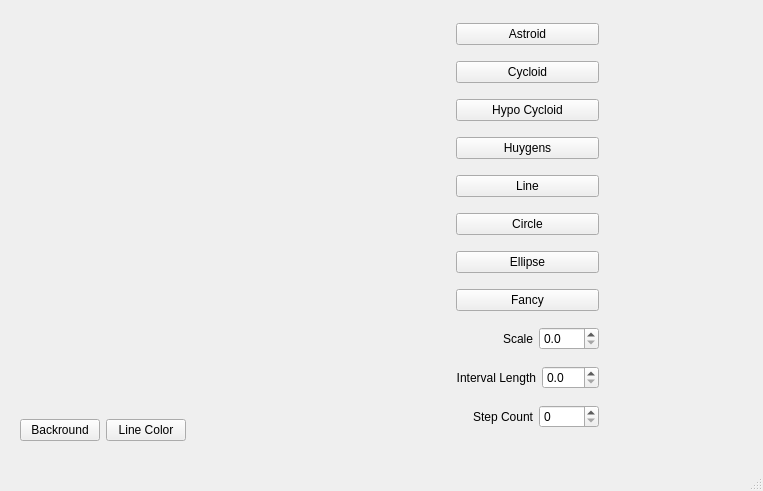
<?xml version="1.0" encoding="UTF-8"?>
<ui version="4.0">
 <class>MainWindow</class>
 <widget class="QMainWindow" name="MainWindow">
  <property name="geometry">
   <rect>
    <x>0</x>
    <y>0</y>
    <width>763</width>
    <height>491</height>
   </rect>
  </property>
  <property name="windowTitle">
   <string>MainWindow</string>
  </property>
  <widget class="QWidget" name="centralwidget">
   <widget class="QWidget" name="layoutWidget">
    <property name="geometry">
     <rect>
      <x>20</x>
      <y>10</y>
      <width>579</width>
      <height>435</height>
     </rect>
    </property>
    <layout class="QGridLayout" name="gridLayout">
     <item row="0" column="0">
      <layout class="QVBoxLayout" name="verticalLayout_2">
       <item>
        <widget class="RenderArea" name="renderArea" native="true">
         <property name="minimumSize">
          <size>
           <width>400</width>
           <height>400</height>
          </size>
         </property>
        </widget>
       </item>
       <item>
        <layout class="QHBoxLayout" name="horizontalLayout_4">
         <item>
          <widget class="QPushButton" name="btnBackground">
           <property name="text">
            <string>Backround</string>
           </property>
          </widget>
         </item>
         <item>
          <widget class="QPushButton" name="btnLineColor">
           <property name="text">
            <string>Line Color</string>
           </property>
          </widget>
         </item>
         <item>
          <spacer name="horizontalSpacer">
           <property name="orientation">
            <enum>Qt::Horizontal</enum>
           </property>
           <property name="sizeHint" stdset="0">
            <size>
             <width>88</width>
             <height>20</height>
            </size>
           </property>
          </spacer>
         </item>
        </layout>
       </item>
      </layout>
     </item>
     <item row="0" column="1">
      <layout class="QVBoxLayout" name="verticalLayout">
       <item>
        <widget class="QPushButton" name="btnAstroid">
         <property name="text">
          <string>Astroid</string>
         </property>
        </widget>
       </item>
       <item>
        <widget class="QPushButton" name="btnCycloid">
         <property name="text">
          <string>Cycloid</string>
         </property>
        </widget>
       </item>
       <item>
        <widget class="QPushButton" name="btnHypo">
         <property name="text">
          <string>Hypo Cycloid</string>
         </property>
        </widget>
       </item>
       <item>
        <widget class="QPushButton" name="btnHuygens">
         <property name="text">
          <string>Huygens</string>
         </property>
        </widget>
       </item>
       <item>
        <widget class="QPushButton" name="btnLine">
         <property name="text">
          <string>Line</string>
         </property>
        </widget>
       </item>
       <item>
        <widget class="QPushButton" name="btnCircle">
         <property name="text">
          <string>Circle</string>
         </property>
        </widget>
       </item>
       <item>
        <widget class="QPushButton" name="btnEllipse">
         <property name="text">
          <string>Ellipse</string>
         </property>
        </widget>
       </item>
       <item>
        <widget class="QPushButton" name="btnFancy">
         <property name="text">
          <string>Fancy</string>
         </property>
        </widget>
       </item>
       <item>
        <layout class="QHBoxLayout" name="horizontalLayout_3">
         <item>
          <widget class="QLabel" name="label">
           <property name="text">
            <string>Scale</string>
           </property>
           <property name="alignment">
            <set>Qt::AlignRight|Qt::AlignTrailing|Qt::AlignVCenter</set>
           </property>
          </widget>
         </item>
         <item>
          <widget class="QDoubleSpinBox" name="spinScale">
           <property name="maximumSize">
            <size>
             <width>60</width>
             <height>16777215</height>
            </size>
           </property>
           <property name="decimals">
            <number>1</number>
           </property>
           <property name="maximum">
            <double>150.000000000000000</double>
           </property>
           <property name="singleStep">
            <double>0.100000000000000</double>
           </property>
           <property name="value">
            <double>0.000000000000000</double>
           </property>
          </widget>
         </item>
        </layout>
       </item>
       <item>
        <layout class="QHBoxLayout" name="horizontalLayout">
         <item>
          <widget class="QLabel" name="label_3">
           <property name="text">
            <string>Interval Length</string>
           </property>
           <property name="alignment">
            <set>Qt::AlignRight|Qt::AlignTrailing|Qt::AlignVCenter</set>
           </property>
          </widget>
         </item>
         <item>
          <widget class="QDoubleSpinBox" name="spinInterval">
           <property name="maximumSize">
            <size>
             <width>60</width>
             <height>16777215</height>
            </size>
           </property>
           <property name="decimals">
            <number>1</number>
           </property>
           <property name="maximum">
            <double>100.000000000000000</double>
           </property>
          </widget>
         </item>
        </layout>
       </item>
       <item>
        <layout class="QHBoxLayout" name="horizontalLayout_2">
         <item>
          <widget class="QLabel" name="label_2">
           <property name="text">
            <string>Step Count</string>
           </property>
           <property name="alignment">
            <set>Qt::AlignRight|Qt::AlignTrailing|Qt::AlignVCenter</set>
           </property>
          </widget>
         </item>
         <item>
          <widget class="QSpinBox" name="spinCount">
           <property name="minimumSize">
            <size>
             <width>60</width>
             <height>0</height>
            </size>
           </property>
           <property name="maximumSize">
            <size>
             <width>60</width>
             <height>16777215</height>
            </size>
           </property>
           <property name="maximum">
            <number>512</number>
           </property>
           <property name="singleStep">
            <number>1</number>
           </property>
          </widget>
         </item>
        </layout>
       </item>
      </layout>
     </item>
    </layout>
   </widget>
  </widget>
  <widget class="QMenuBar" name="menubar">
   <property name="geometry">
    <rect>
     <x>0</x>
     <y>0</y>
     <width>763</width>
     <height>20</height>
    </rect>
   </property>
  </widget>
  <widget class="QStatusBar" name="statusbar"/>
 </widget>
 <customwidgets>
  <customwidget>
   <class>RenderArea</class>
   <extends>QWidget</extends>
   <header>renderarea.h</header>
   <container>1</container>
  </customwidget>
 </customwidgets>
 <resources/>
 <connections/>
</ui>
